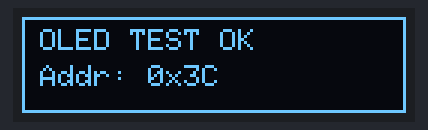
Simulated run of this sketch. Board: ESP32. On the bench: 128×32 one-colour display. What the sketch prints to the serial monitor is not drawn.

Above: at 0.7 s.
At 3.7 s:
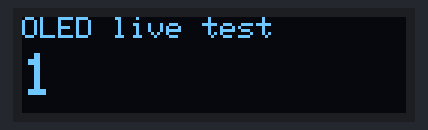
At 12.4 s:
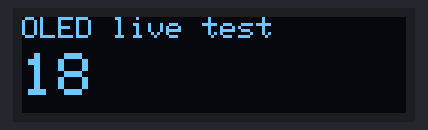
At 21.1 s:
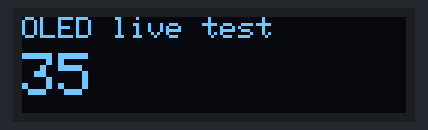
At 29.8 s:
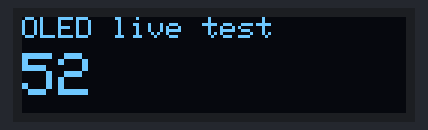
At 39.1 s:
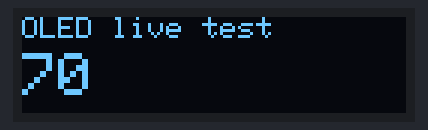

Measured:
- what the display in image 0 shows lasts 3.0 s, from 0.6 s to 3.6 s
- what the display in image 1 shows lasts 0.5 s, from 3.6 s to 4.1 s

The sketch:

V08-OledTest.ino
```cpp
/*
 ╔══════════════════════════════════════════════════════════╗
 ║  OLED TEST — Serial + on-screen diagnostic                ║
 ║                                                          ║
 ║  Tests ONLY the 0.96" SSD1306 OLED on GPIO21/22.          ║
 ║  No sensors, no pump — isolates the display completely.   ║
 ║                                                          ║
 ║  Does an I2C scan FIRST (shows every address that         ║
 ║  responds), then tries both common OLED addresses         ║
 ║  (0x3C and 0x3D) so a wrong-address module still shows.   ║
 ╚══════════════════════════════════════════════════════════╝

 ── WIRING ───────────────────────────────────────────────────
  OLED SSD1306:  VCC→3.3V  GND→GND  SDA→GPIO21  SCL→GPIO22
 ── LIBRARIES ────────────────────────────────────────────────
  Adafruit SSD1306, Adafruit GFX
 ─────────────────────────────────────────────────────────────
*/

#include <Wire.h>
#include <Adafruit_GFX.h>
#include <Adafruit_SSD1306.h>

#define OLED_WIDTH  128
#define OLED_HEIGHT  32

Adafruit_SSD1306 oled(OLED_WIDTH, OLED_HEIGHT, &Wire, -1);
uint8_t foundAddr = 0;
bool oledOk = false;
unsigned long frame = 0;

void setup() {
  Serial.begin(115200);
  delay(500);
  Serial.println("\n=== OLED Test (GPIO21/22) ===");

  Wire.begin(21, 22);
  Wire.setClock(100000);
  delay(50);

  // I2C scan — shows every device that answers, whatever address it is
  Serial.println("[I2C] Scanning GPIO21(SDA)/GPIO22(SCL)...");
  int devices = 0;
  for (uint8_t a = 8; a < 120; a++) {
    Wire.beginTransmission(a);
    if (Wire.endTransmission() == 0) {
      Serial.printf("[I2C]  FOUND device at 0x%02X %s\n", a,
        (a==0x3C || a==0x3D) ? "(likely the OLED)" : "(?)");
      if (a==0x3C || a==0x3D) foundAddr = a;
      devices++;
    }
  }
  if (devices == 0) {
    Serial.println("[I2C]  NO devices found at all.");
    Serial.println("       -> Check VCC/GND, and SDA/SCL wiring.");
    Serial.println("       -> Try swapping SDA/SCL if wiring is uncertain.");
  } else if (foundAddr == 0) {
    Serial.println("[I2C]  Device(s) found, but none at 0x3C or 0x3D.");
    Serial.println("       -> Wrong address for an SSD1306 OLED — double");
    Serial.println("          check the module type/datasheet.");
  }

  // Try 0x3C first (most common), then 0x3D as fallback
  Serial.println("[OLED] Trying address 0x3C...");
  if (oled.begin(SSD1306_SWITCHCAPVCC, 0x3C)) {
    oledOk = true;
    foundAddr = 0x3C;
    Serial.println("[OLED] SUCCESS at 0x3C");
  } else {
    Serial.println("[OLED] 0x3C failed. Trying 0x3D...");
    if (oled.begin(SSD1306_SWITCHCAPVCC, 0x3D)) {
      oledOk = true;
      foundAddr = 0x3D;
      Serial.println("[OLED] SUCCESS at 0x3D");
    } else {
      Serial.println("[OLED] FAILED at both 0x3C and 0x3D.");
      Serial.println("       -> begin() itself failed even though scan");
      Serial.println("          may have found something — check power");
      Serial.println("          (VCC must be steady 3.3V) and continuity.");
    }
  }

  if (!oledOk) {
    Serial.println("\n[RESULT] OLED did not initialize. No display test possible.");
    return;
  }

  // Static test pattern first — proves the panel itself lights up
  Serial.println("[OLED] Drawing test pattern...");
  oled.clearDisplay();
  oled.drawRect(0, 0, OLED_WIDTH, OLED_HEIGHT, SSD1306_WHITE);
  oled.setTextSize(1);
  oled.setTextColor(SSD1306_WHITE);
  oled.setCursor(6, 4);
  oled.print("OLED TEST OK");
  char buf[20];
  snprintf(buf, sizeof(buf), "Addr: 0x%02X", foundAddr);
  oled.setCursor(6, 16);
  oled.print(buf);
  oled.display();
  Serial.println("[RESULT] If the screen is dark now, it's a hardware");
  Serial.println("         problem (panel, power, or connector) even");
  Serial.println("         though I2C communication succeeded.");
  delay(3000);
}

void loop() {
  if (!oledOk) { delay(1000); return; }

  // Live animated counter — proves continuous updates work, not just
  // a single static frame
  frame++;
  oled.clearDisplay();
  oled.setTextSize(1);
  oled.setCursor(0, 0);
  oled.print("OLED live test");
  oled.setCursor(0, 12);
  oled.setTextSize(2);
  oled.print(frame);
  oled.display();
  Serial.printf("[OLED] frame %lu\n", frame);
  delay(500);
}
```
